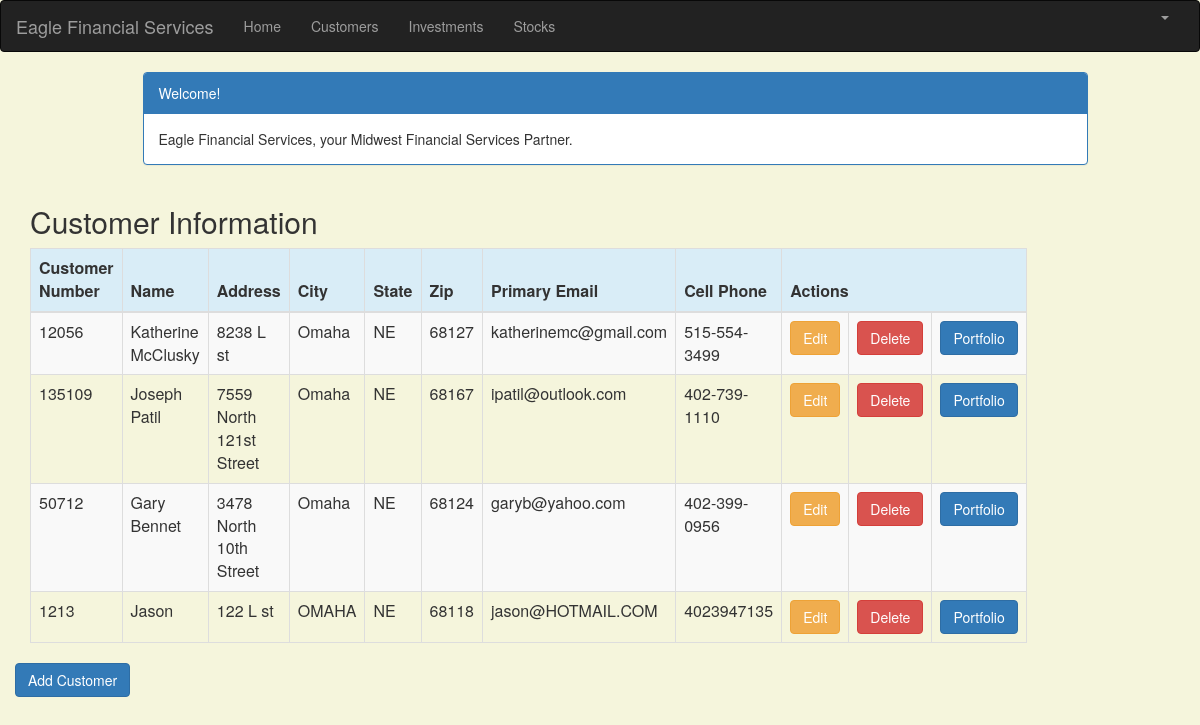
/customer_list (signed in), run on the app's committed database.
### portfolio/models.py (models this page shows, shortened)
class Customer(models.Model):
    name = models.CharField(max_length=50)
    address = models.CharField(max_length=200)
    cust_number = models.IntegerField(blank=False, null=False)
    city = models.CharField(max_length=50)
    state = models.CharField(max_length=50)
    zipcode = models.CharField(max_length=10)
    email = models.EmailField(max_length=200)
    cell_phone = models.CharField(max_length=50)
    created_date = models.DateTimeField(
        default=timezone.now)
    updated_date = models.DateTimeField(auto_now_add=True)

### portfolio/views.py (the view)
# urls.py: path('customer_list', views.customer_list, name='customer_list'),
@login_required
def customer_list(request):
    customer = Customer.objects.filter(created_date__lte=timezone.now())
    return render(request, 'portfolio/customer_list.html',
                 {'customers': customer})

### portfolio/templates/portfolio/customer_list.html (shortened to what this page needs)
{% extends 'portfolio/base.html' %}
{% block content %}
    <html>
    <head>
        <link rel="stylesheet" href="https://maxcdn.bootstrapcdn.com/bootstrap/3.3.4/css/bootstrap.min.css">
    </head>
    <body>
    <div class="container">
        <div class="row">
            <div class="col-md-10 col-md-offset-1">
                <div class="panel panel-primary">
                    <div class="panel-heading">Welcome!</div>
                    <div class="panel-body">
                        Eagle Financial Services, your Midwest Financial Services Partner.
                    </div>
               </div>
            </div>
        </div>
    </div>
    <div class="row">
        <h2 style="padding-left: 15Px">Customer Information</h2>
    </div>
    <div>
        <table class="table table-striped table-bordered table-hover">
            <thead>
            <tr class="bg-info">
                <th>Customer Number</th>
                <th>Name</th>
                <th>Address</th>
                <th>City</th>
                <th>State</th>
                <th>Zip</th>
                <th>Primary Email</th>
                <th>Cell Phone</th>
                <th colspan="3">Actions</th>
            </tr>
            </thead>
            <tbody>
            {% for customer in customers %}
                <tr>
                    <td>{{ customer.cust_number }}</td>
                    <td>{{ customer.name }}</td>
                    <td>{{ customer.address }}</td>
                    <td>{{ customer.city }}</td>
                    <td>{{ customer.state }}</td>
                    <td>{{ customer.zipcode }}</td>
                    <td>{{ customer.email }}</td>
                    <td>{{ customer.cell_phone }}</td>
                    <td><a href="{% url 'portfolio:customer_edit' pk=customer.pk %}" class="btn btn-warning">Edit</a>
                     <td><a href="{% url 'portfolio:customer_delete' pk=customer.pk %}"
                           onclick="return confirm('Are you sure you want to delete?')"
                           class="btn btn-danger">Delete</a>
                     <td><a href="{% url 'portfolio:portfolio' pk=customer.pk %}"
                           class="btn btn-primary">Portfolio</a>
                </tr>
            {% endfor %}
            </tbody>
        </table>
         <div class="row">
         <a href="{% url 'portfolio:customer_new' %}" class="row"><span
                    class="btn btn-primary">Add Customer</span></a>
        </div>
    </div>
  </body>
    </html>
{% endblock %}

### portfolio/templates/portfolio/customer_list.html (style rules this page uses)
body { background-color: beige; }

### data on the page
Customer: cust_number "12056", name "Katherine McClusky", address "8238 L st", city "Omaha", state "NE", zipcode "68127", email "katherinemc@gmail.com", cell_phone "515-554-3499"
Customer: cust_number "135109", name "Joseph Patil", address "7559 North 121st Street", city "Omaha", state "NE", zipcode "68167", email "ipatil@outlook.com", cell_phone "402-739-1110"
Customer: cust_number "50712", name "Gary Bennet", address "3478 North 10th Street", city "Omaha", state "NE", zipcode "68124", email "garyb@yahoo.com", cell_phone "402-399-0956"
Customer: cust_number "1213", name "Jason", address "122 L st", city "OMAHA", state "NE", zipcode "68118", email "jason@HOTMAIL.COM", cell_phone "4023947135"
